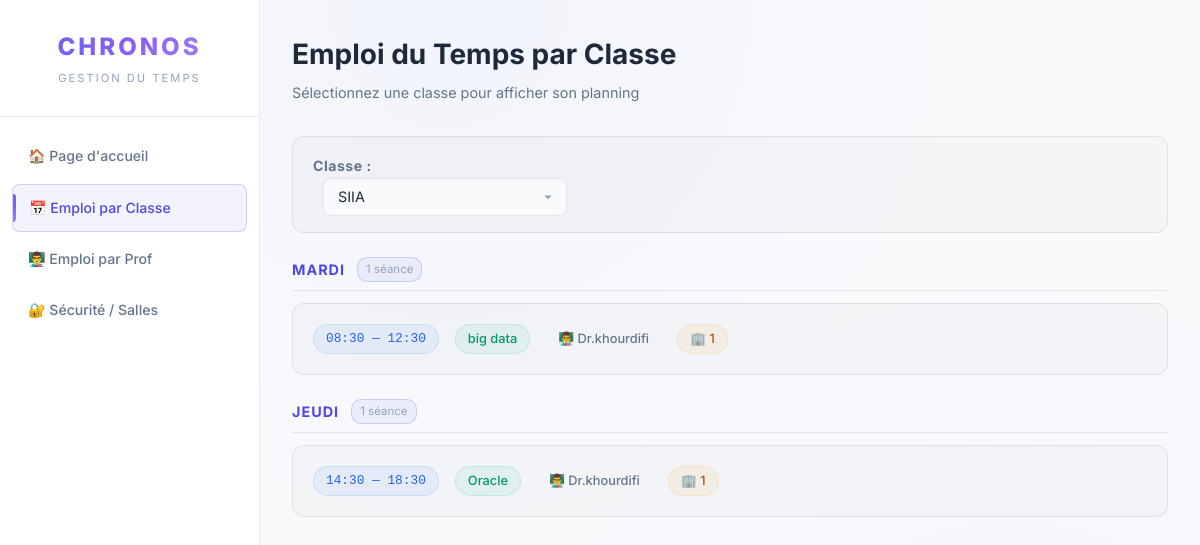
/WebApp/TIMETABLE_APP/views/emploi_classe.php?id_classe=1, run on the app's committed database.
### tables this page shows
CREATE TABLE `EMPLOI_DU_TEMPS` (
  `ID_EMPLOI` int(11) NOT NULL,
  `ID_PROF` int(11) DEFAULT NULL,
  `ID_COURS` int(11) DEFAULT NULL,
  `ID_SALLE` int(11) DEFAULT NULL,
  `ID_CLASSE` int(11) DEFAULT NULL,
  `JOUR` varchar(20) DEFAULT NULL,
  `HEURE_DEB` time DEFAULT NULL,
  `HEURE_FIN` time DEFAULT NULL
);

CREATE TABLE `COURS` (
  `ID_COURS` int(11) NOT NULL,
  `NOM_COURS` varchar(100) NOT NULL
);

CREATE TABLE `PROF` (
  `ID_PROF` int(11) NOT NULL,
  `NOM_PROF` varchar(100) NOT NULL,
  `EMAIL` varchar(150) NOT NULL,
  `PASSWORD` varchar(255) NOT NULL
);

CREATE TABLE `SALLE` (
  `ID_SALLE` int(11) NOT NULL,
  `NOM_SALLE` varchar(100) NOT NULL,
  `CAPACITE` int(11) NOT NULL
);

### WebApp/TIMETABLE_APP/views/emploi_classe.php (the view, shortened to what this page needs)
<?php
include __DIR__ . "/../../config/db.php";
$classes_res = $conn->query("SELECT * FROM CLASSE ORDER BY NUMERO");
$id_classe = $_GET['id_classe'] ?? null;
$emplois = null;
if ($id_classe) {
    $sql = "SELECT e.*, p.NOM_PROF, co.NOM_COURS, s.NOM_SALLE,
            TIME_FORMAT(e.HEURE_DEB, '%H:%i') as hd, TIME_FORMAT(e.HEURE_FIN, '%H:%i') as hf
            FROM EMPLOI_DU_TEMPS e
            LEFT JOIN PROF p ON e.ID_PROF = p.ID_PROF LEFT JOIN COURS co ON e.ID_COURS = co.ID_COURS
            LEFT JOIN SALLE s ON e.ID_SALLE = s.ID_SALLE
            WHERE e.ID_CLASSE = ?
            ORDER BY FIELD(e.JOUR, 'Lundi','Mardi','Mercredi','Jeudi','Vendredi','Samedi'), e.HEURE_DEB";
    $stmt = $conn->prepare($sql);
    $stmt->bind_param("i", $id_classe);
    $stmt->execute();
    $emplois = $stmt->get_result();
}
?>
<!DOCTYPE html>
<html lang="fr">
<head>
    <link rel="stylesheet" href="../assets/style.css?v=2">
</head>
<body>
    <div class="sidebar">
        <div class="sidebar-header">
            <div class="brand">CHRONOS</div>
            <div class="brand-sub">Gestion du temps</div>
        </div>
        <div class="sidebar-menu">
            <a href="../index.php">🏠 Page d'accueil</a>
            <a href="emploi_classe.php" class="active">📅 Emploi par Classe</a>
            <a href="emploi_prof.php">👨‍🏫 Emploi par Prof</a>
            <a href="securite.php">🔐 Sécurité / Salles</a>
        </div>
    </div>
    <div class="main-content">
        <div class="page-header">
            <div>
                <h2>Emploi du Temps par Classe</h2>
                <p class="subtitle">Sélectionnez une classe pour afficher son planning</p>
            </div>
        </div>
        <div class="filter-section">
            <form method="GET">
                <label><strong>Classe :</strong></label>
                <select name="id_classe" onchange="this.form.submit()" style="margin-left:10px;">
                    <?php while($c = $classes_res->fetch_assoc()): ?>
                        <option value="<?= $c['ID_CLASSE'] ?>" <?= $id_classe == $c['ID_CLASSE'] ? 'selected' : '' ?>>
                            <?= htmlspecialchars($c['NUMERO']) ?>
                        </option>
                    <?php endwhile; ?>
                </select>
            </form>
        </div>
        <?php if ($id_classe && $emplois && $emplois->num_rows > 0): ?>
            <?php
            $grouped = [];
            while($row = $emplois->fetch_assoc()) { $grouped[$row['JOUR']][] = $row; }
            ?>
            <?php foreach($grouped as $day => $sessions): ?>
                <div class="day-group">
                    <div class="day-group-header">
                        <span class="day-name"><?= htmlspecialchars($day) ?></span>
                        <span class="day-count"><?= count($sessions) ?> séance<?= count($sessions)>1?'s':'' ?></span>
                    </div>
                    <div class="schedule-list">
                        <?php foreach($sessions as $s): ?>
                            <div class="session-card">
                                <div class="session-main">
                                    <span class="session-chip chip-time"><?= $s['hd'] ?> — <?= $s['hf'] ?></span>
                                    <span class="session-chip chip-course"><?= htmlspecialchars($s['NOM_COURS']) ?></span>
                                    <span class="session-chip chip-prof">👨‍🏫 <?= htmlspecialchars($s['NOM_PROF']) ?></span>
                                    <span class="session-chip chip-room">🏢 <?= htmlspecialchars($s['NOM_SALLE']) ?></span>
                                </div>
                            </div>
                        <?php endforeach; ?>
                    </div>
                </div>
            <?php endforeach; ?>
        <?php elseif($id_classe): ?>
            <div class="empty-state">Aucune séance programmée pour cette classe.</div>
        <?php endif; ?>
    </div>
</body>
</html>

### data on the page
emploi_du_temps: hd "08:30", hf "12:30", ID_COURS.NOM_COURS "big data", ID_PROF.NOM_PROF "Dr.khourdifi", ID_SALLE.NOM_SALLE "1"
emploi_du_temps: hd "14:30", hf "18:30", ID_COURS.NOM_COURS "Oracle", ID_PROF.NOM_PROF "Dr.khourdifi", ID_SALLE.NOM_SALLE "1"

### other printed values
$day "MARDI"
count($sessions) "1"
$day "JEUDI"
form field id_classe "SIIA"
